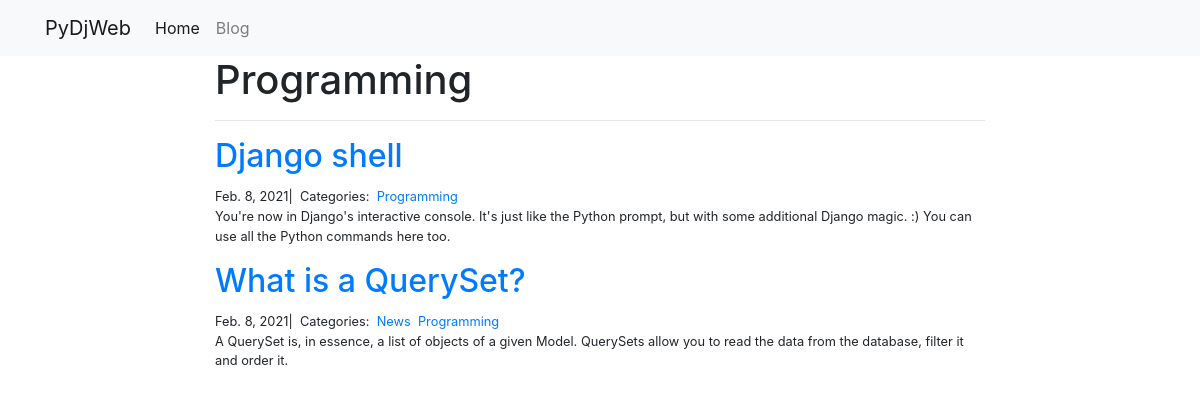
Screenshot of /blog/Programming/ with the database file from the repository.
### blog/models.py (models this page shows, shortened)
class Category(models.Model):
  name = models.CharField(max_length=20)

class Post(models.Model):
  title = models.CharField(max_length=255)
  body = models.TextField()
  created_on = models.DateTimeField(auto_now_add=True)
  last_modified = models.DateTimeField(auto_now=True)
  categories = models.ManyToManyField(to="Category", related_name="posts")

### blog/views.py (the view)
# urls.py: path("<category>/", views.blog_category, name="blog_category"),
def blog_category(request, category):
  posts = Post.objects.filter(categories__name__contains=category).order_by("-created_on")
  context = {
    "category": category,
    "posts": posts,
  }
  return render(request, "blog_category.html", context)

### blog/templates/blog_category.html (shortened to what this page needs)
{% extends "base.html" %}
{% load static %}
{% block page_content %}
  <div class="col-md-8 offset-md-2">
    <h1>{{ category | title }}</h1>
    <hr>
    {% for post in posts %}
      <h2><a href="{% url 'blog_detail' post.pk %}">{{ post.title }}</a></h2>
      <small>
        {{ post.created_on.date }}|&nbsp;
        Categories:&nbsp;
        {% for category in post.categories.all %}
          <a href="{% url 'blog_category' category.name %}">{{ category.name }}</a>&nbsp;
        {% endfor %}
        <p>{{ post.body | slice:":400" }}</p>
      </small>
    {% endfor %}
  </div>
{% endblock %}

### rows the page displays
Category: name "Programming"
Post: title "Django shell", created_on "Feb. 8, 2021", body "You're now in Django's interactive console. It's just like the Python prompt, but with some additional Django magic. :) You can use all the Python commands here too."
Post: title "What is a QuerySet?", created_on "Feb. 8, 2021", body "A QuerySet is, in essence, a list of objects of a given Model. QuerySets allow you to read the data from the database, filter it and order it."
Category: name "News"
